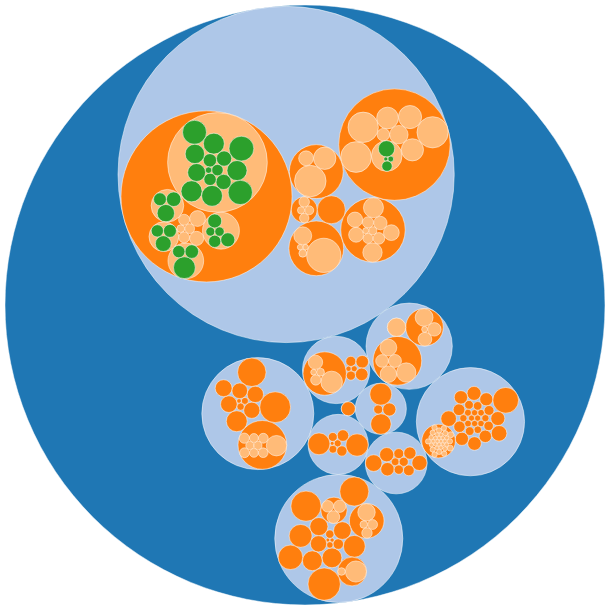

Notebook source saved alongside this figure:
### Markdown cell above
## Circle Packing

### Code cell
using VegaLite, VegaDatasets

@vgplot(
    height=600,
    padding=5,
    marks=[
        {
            encode={
                update={
                    stroke={
                        value="white"
                    },
                    x={
                        field="x"
                    },
                    strokeWidth={
                        value=0.5
                    },
                    size={
                        signal="4 * datum.r * datum.r"
                    },
                    y={
                        field="y"
                    }
                },
                hover={
                    stroke={
                        value="red"
                    },
                    strokeWidth={
                        value=2
                    }
                },
                enter={
                    shape={
                        value="circle"
                    },
                    tooltip={
                        signal="datum.name + (datum.size ? ', ' + datum.size + ' bytes' : '')"
                    },
                    fill={
                        field="depth",
                        scale="color"
                    }
                }
            },
            from={
                data="tree"
            },
            type="symbol"
        }
    ],
    data=[
        {
            name="tree",
            values=dataset("flare"),
            transform=[
                {
                    key="id",
                    parentKey="parent",
                    type="stratify"
                },
                {
                    sort={
                        field="value"
                    },
                    field="size",
                    size=[
                        {
                            signal="width"
                        },
                        {
                            signal="height"
                        }
                    ],
                    type="pack"
                }
            ]
        }
    ],
    scales=[
        {
            name="color",
            range={
                scheme="category20"
            },
            domain={
                data="tree",
                field="depth"
            },
            type="ordinal"
        }
    ],
    width=600,
    autosize="none"
)

### Figure 1 — Vega specification as saved in the notebook (floating-point values rounded to 4 significant figures; data arrays with more than 128 entries replaced by an {"elided": "..."} marker saying what was removed)
{"autosize": "none", "data": [{"name": "tree", "transform": [{"key": "id", "parentKey": "parent", "type": "stratify"}, {"field": "size", "size": [{"signal": "width"}, {"signal": "height"}], "sort": {"field": "value"}, "type": "pack"}], "values": {"elided": "252 records"}}], "height": 600, "marks": [{"encode": {"enter": {"fill": {"field": "depth", "scale": "color"}, "shape": {"value": "circle"}, "tooltip": {"signal": "datum.name + (datum.size ? ', ' + datum.size + ' bytes' : '')"}}, "hover": {"stroke": {"value": "red"}, "strokeWidth": {"value": 2}}, "update": {"size": {"signal": "4 * datum.r * datum.r"}, "stroke": {"value": "white"}, "strokeWidth": {"value": 0.5}, "x": {"field": "x"}, "y": {"field": "y"}}}, "from": {"data": "tree"}, "type": "symbol"}], "padding": 5, "scales": [{"domain": {"data": "tree", "field": "depth"}, "name": "color", "range": {"scheme": "category20"}, "type": "ordinal"}], "width": 600}
